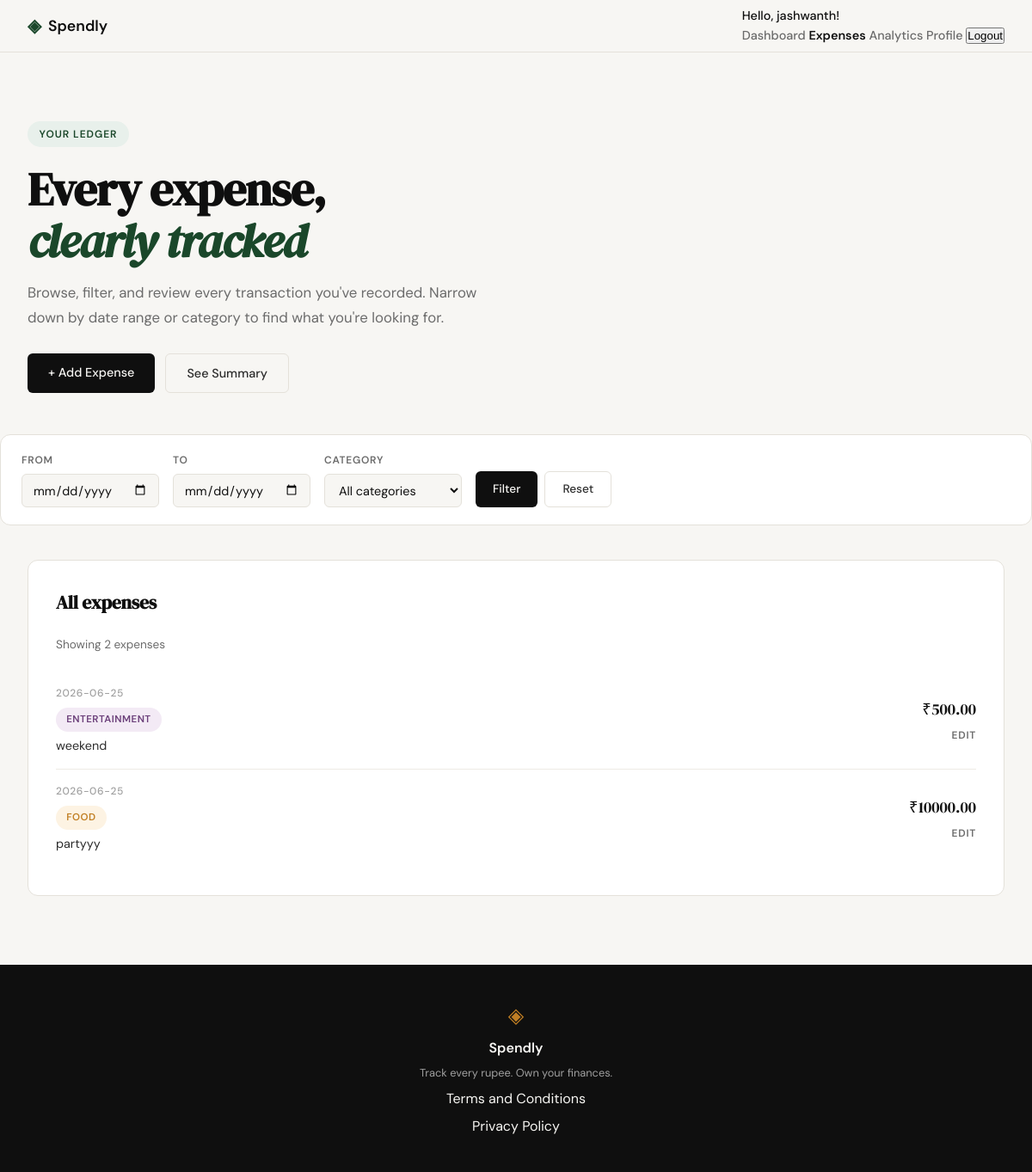
The app's page /expenses (signed in) with its own data.
### tables this page shows
CREATE TABLE expenses (
            id INTEGER PRIMARY KEY AUTOINCREMENT,
            user_id INTEGER NOT NULL,
            amount REAL NOT NULL,
            category TEXT NOT NULL,
            date TEXT NOT NULL,
            description TEXT,
            created_at TEXT DEFAULT CURRENT_TIMESTAMP,
            FOREIGN KEY (user_id) REFERENCES users (id)
        );

### app.py (the view, shortened to what this page needs)
@app.route("/expenses")
@login_required
def expenses():
    user_id = session.get('user_id')
    conn = get_db()
    try:
        cursor = conn.cursor()
        query = "SELECT id, amount, category, date, description, created_at FROM expenses WHERE user_id = ?"
        params = [user_id]
        start_date = request.args.get('start_date')
        if start_date:
            query += " AND date >= ?"
            params.append(start_date)
        end_date = request.args.get('end_date')
        if end_date:
            query += " AND date <= ?"
            params.append(end_date)
        category = request.args.get('category')
        if category:
            query += " AND category = ?"
            params.append(category)
        query += " ORDER BY date DESC, created_at DESC"
        limit = request.args.get('limit')
        offset = request.args.get('offset')
        cursor.execute(query, params)
        expenses = cursor.fetchall()
        cursor.execute(
            "SELECT DISTINCT category FROM expenses WHERE user_id = ? ORDER BY category",
            (user_id,)
        )
        categories = [row['category'] for row in cursor.fetchall()]
        return render_template("expenses.html", expenses=expenses, categories=categories)
    except Exception as e:
        return render_template("error.html", error="Unable to load expenses"), 500
    finally:
        conn.close()

### app.py (called while the page is built)
def login_required(f):
    @wraps(f)
    def decorated_function(*args, **kwargs):
        if 'user_id' not in session:
            return redirect(url_for('login'))
        return f(*args, **kwargs)
    return decorated_function

### database/db.py (called while the page is built)
def get_db():
    conn = sqlite3.connect('spendly.db')
    conn.row_factory = sqlite3.Row
    conn.execute('PRAGMA foreign_keys = ON')
    return conn

### templates/expenses.html (shortened to what this page needs)
{% extends "base.html" %}
{% block content %}
<section class="page-hero">
    <div class="page-hero-inner">
        <div class="page-hero-badge">Your ledger</div>
        <h1 class="page-hero-title">
            Every expense,<br>
            <em>clearly tracked</em>
        </h1>
        <p class="page-hero-subtitle">
            Browse, filter, and review every transaction you've recorded.
            Narrow down by date range or category to find what you're looking for.
        </p>
        <div class="page-hero-actions">
            <a href="{{ url_for('add_expense') }}" class="btn-primary">+ Add Expense</a>
            <a href="{{ url_for('expenses_summary') }}" class="btn-ghost">See Summary</a>
        </div>
    </div>
</section>
<div class="filter-bar">
    <form method="GET" action="{{ url_for('expenses') }}">
        <div class="filter-group">
            <label for="start_date">From</label>
            <input type="date" id="start_date" name="start_date" value="{{ request.args.get('start_date', '') }}">
        </div>
        <div class="filter-group">
            <label for="end_date">To</label>
            <input type="date" id="end_date" name="end_date" value="{{ request.args.get('end_date', '') }}">
        </div>
        <div class="filter-group">
            <label for="category">Category</label>
            <select id="category" name="category">
                <option value="">All categories</option>
            </select>
        </div>
        <div class="filter-actions">
            <button type="submit" class="btn-filter">Filter</button>
            <a href="{{ url_for('expenses') }}" class="btn-reset">Reset</a>
        </div>
    </form>
</div>
<section class="dashboard-modules">
    <div class="dashboard-module full">
        <h2>All expenses</h2>
        {% if expenses|length > 0 %}
        <p class="empty-state" style="text-align:left; padding: 0 0 1.25rem; color: var(--ink-muted); font-size: 0.85rem;">
            Showing {{ expenses|length }} expense{{ '' if expenses|length == 1 else 's' }}
        </p>
        <div class="activity-list">
            {% for expense in expenses %}
            <div class="activity-item">
                <div class="activity-item-info">
                    <div class="activity-date">{{ expense.date }}</div>
                    <div class="activity-category">
                        <span class="category-tag category-{{ expense.category|lower|replace(' ', '-') }}">
                            {{ expense.category }}
                        </span>
                    </div>
                    <div class="activity-description">
                        {{ expense.description or 'No description' }}
                    </div>
                </div>
                <div class="activity-actions">
                    <div class="activity-amount">
                        ₹{{ "%.2f"|format(expense.amount) }}
                    </div>
                    <a href="{{ url_for('edit_expense', id=expense.id) }}" class="row-link">Edit</a>
                </div>
            </div>
            {% endfor %}
        </div>
        {% endif %}
    </div>
</section>
{% endblock %}

### records on screen
expenses: date "2026-06-25", category "ENTERTAINMENT", description "weekend", amount "500.00"
expenses: date "2026-06-25", category "FOOD", description "partyyy", amount "10000.00"

### other values on screen
{{ session.user_name }} "jashwanth"
{{ expenses|length }} "2"
{{ '' if expenses|length == 1 else 's' }} "s"
